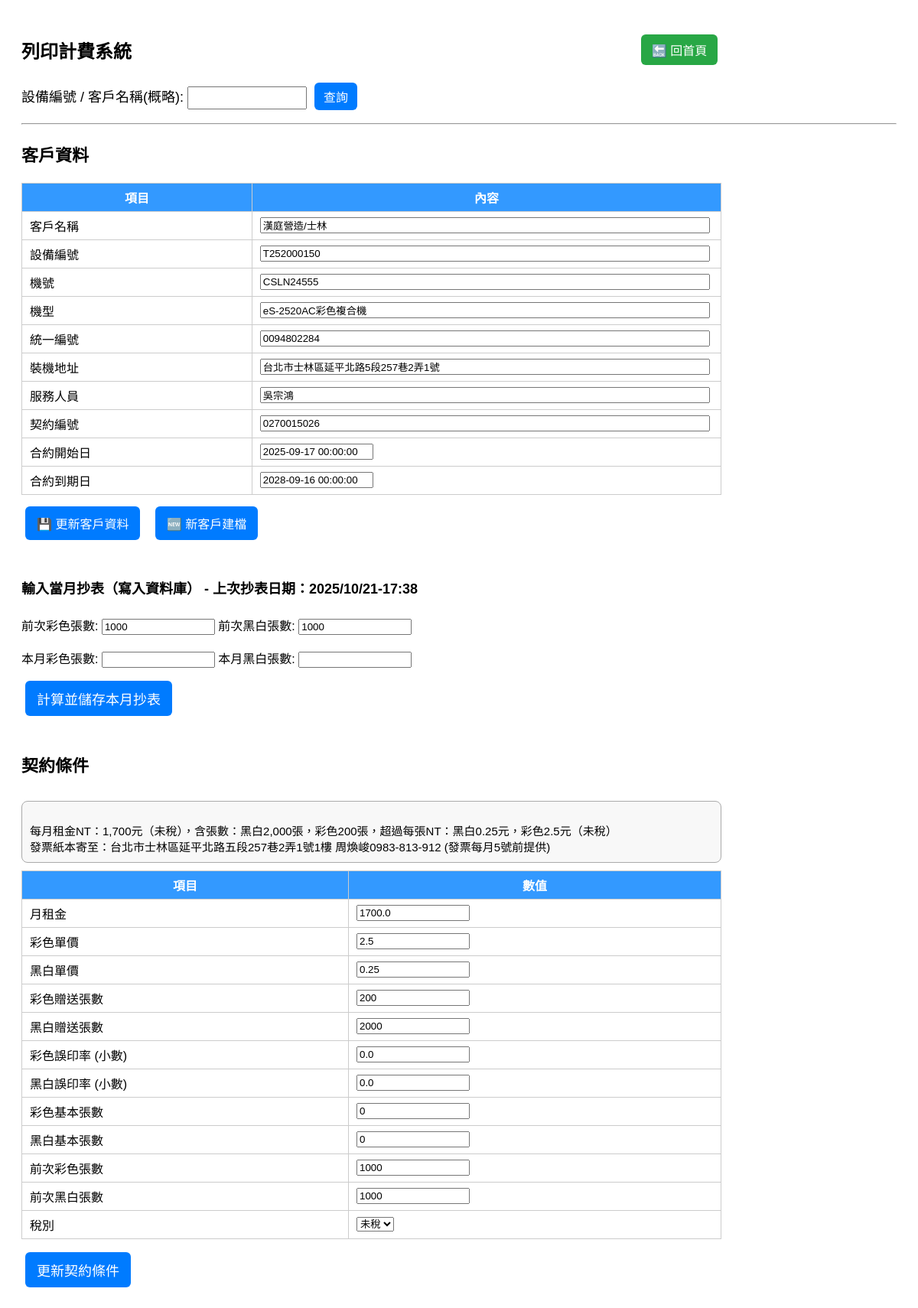
The page /billing/?device_id=T252000150 on the database its author committed.
### tables this page shows
CREATE TABLE customers (
        device_id TEXT PRIMARY KEY,
        customer_name TEXT,
        device_number TEXT,
        machine_model TEXT,
        tax_id TEXT,
        install_address TEXT,
        service_person TEXT,
        contract_number TEXT,
        contract_start TEXT,
        contract_end TEXT
    );

CREATE TABLE usage (
        id INTEGER PRIMARY KEY AUTOINCREMENT,
        device_id TEXT,
        month TEXT,
        color_count INTEGER,
        bw_count INTEGER,
        timestamp TEXT
    );

CREATE TABLE "contracts" (
	"device_id"	TEXT,
	"monthly_rent"	REAL,
	"contra"	TEXT,
	"color_unit_price"	REAL,
	"bw_unit_price"	REAL,
	"color_giveaway"	INTEGER,
	"bw_giveaway"	INTEGER,
	"color_error_rate"	REAL,
	"bw_error_rate"	REAL,
	"color_basic"	INTEGER,
	"bw_basic"	INTEGER,
	"tax_type"	TEXT DEFAULT '含稅',
	"master_device_id"	TEXT,
	PRIMARY KEY("device_id")
);

### modules/billing.py (the view)
@bp.route("/", methods=["GET", "POST"])
def index():
    message = request.args.get("message", "")
    contract, customer, result = None, None, None
    contra_text = ""
    last_color, last_bw, last_time = 0, 0, ""
    matches = []
    if request.method == "POST":
        mode = request.form.get("mode")
        keyword = request.form.get("device_id", "").strip()
        if mode == "query":
            contract, contra_text = get_contract(keyword)
            customer = get_customer(keyword)
            if not contract:
                matches = search_customers_by_name(keyword)
                if matches:
                    message = f"🔍 找到 {len(matches)} 筆相符客戶"
                else:
                    message = f"❌ 找不到設備或客戶：{keyword}"
            else:
                last_color, last_bw, last_time = get_last_counts(keyword)
        elif mode == "calculate":
            device_id = keyword
            contract, contra_text = get_contract(device_id)
            customer = get_customer(device_id)
            if contract:
                last_color, last_bw, last_time = get_last_counts(device_id)
                curr_color = int(request.form.get("curr_color", "0"))
                curr_bw = int(request.form.get("curr_bw", "0"))
                result = calculate(contract, curr_color, curr_bw, last_color, last_bw)
                insert_usage(device_id, curr_color, curr_bw)
            else:
                message = f"❌ 找不到設備 {device_id}"
        elif mode == "update_contract":
            device_id = keyword
            fields = {
                "monthly_rent": float(request.form.get("monthly_rent", "0") or 0),
                "color_unit_price": float(request.form.get("color_unit_price", "0") or 0),
                "bw_unit_price": float(request.form.get("bw_unit_price", "0") or 0),
                "color_giveaway": int(request.form.get("color_giveaway", "0") or 0),
                "bw_giveaway": int(request.form.get("bw_giveaway", "0") or 0),
                "color_error_rate": float(request.form.get("color_error_rate", "0") or 0),
                "bw_error_rate": float(request.form.get("bw_error_rate", "0") or 0),
                "color_basic": int(request.form.get("color_basic", "0") or 0),
                "bw_basic": int(request.form.get("bw_basic", "0") or 0),
                "tax_type": request.form.get("tax_type", "含稅"),
            }
            conn = sqlite3.connect(DB_FILE)
            c = conn.cursor()
            c.execute("""
                UPDATE contracts SET
                    monthly_rent=?, color_unit_price=?, bw_unit_price=?,
                    color_giveaway=?, bw_giveaway=?, color_error_rate=?, bw_error_rate=?,
                    color_basic=?, bw_basic=?, tax_type=?
                WHERE device_id=?""",
                (*fields.values(), device_id))
            conn.commit()
            conn.close()
            return redirect(url_for("billing.index", device_id=device_id, message="✅ 契約條件已更新"))
        elif mode == "update_customer":
            device_id = keyword
            fields = {
                "customer_name": request.form.get("customer_name", "").strip(),
                "device_number": request.form.get("device_number", "").strip(),
                "machine_model": request.form.get("machine_model", "").strip(),
                "tax_id": request.form.get("tax_id", "").strip(),
                "install_address": request.form.get("install_address", "").strip(),
                "service_person": request.form.get("service_person", "").strip(),
                "contract_number": request.form.get("contract_number", "").strip(),
                "contract_start": request.form.get("contract_start", "").strip(),
                "contract_end": request.form.get("contract_end", "").strip(),
            }
            conn = sqlite3.connect(DB_FILE)
            c = conn.cursor()
            c.execute("""
                UPDATE customers SET
                    customer_name=?, device_number=?, machine_model=?, tax_id=?,
                    install_address=?, service_person=?, contract_number=?,
                    contract_start=?, contract_end=?
                WHERE device_id=?
            """, (*fields.values(), device_id))
            conn.commit()
            conn.close()
            return redirect(url_for("billing.index", device_id=device_id, message="✅ 客戶資料已更新"))
        elif mode == "delete_customer":
            device_id = request.form.get("device_id")
            conn = sqlite3.connect(DB_FILE)
            c = conn.cursor()
            c.execute("DELETE FROM customers WHERE device_id=?", (device_id,))
            c.execute("DELETE FROM contracts WHERE device_id=?", (device_id,))
            c.execute("DELETE FROM usage WHERE device_id=?", (device_id,))
            conn.commit()
            conn.close()
            message = f"🗑 已刪除客戶（設備編號：{device_id}）"
        elif mode == "new_customer":
            old_id = request.form.get("device_id")
            new_id = request.form.get("device_id_new", "").strip()
            old_customer = get_customer(old_id)
            old_contract, _ = get_contract(old_id)
            if not old_customer or not old_contract:
                message = f"❌ 找不到原始客戶或契約資料，無法建檔。"
            elif not new_id:
                message = "⚠️ 請輸入新設備編號。"
            else:
                new_fields = {
                    "device_id": new_id,
                    "customer_name": request.form.get("customer_name", "").strip(),
                    "device_number": request.form.get("device_number", "").strip(),
                    "machine_model": request.form.get("machine_model", "").strip(),
                    "tax_id": request.form.get("tax_id", "").strip(),
                    "install_address": request.form.get("install_address", "").strip(),
                    "service_person": request.form.get("service_person", "").strip(),
                    "contract_number": request.form.get("contract_number", "").strip(),
                    "contract_start": request.form.get("contract_start", "").strip(),
                    "contract_end": request.form.get("contract_end", "").strip(),
                }
                conn = sqlite3.connect(DB_FILE)
                c = conn.cursor()
                c.execute("""
                    INSERT INTO customers (
                        device_id, customer_name, device_number, machine_model,
                        tax_id, install_address, service_person,
                        contract_number, contract_start, contract_end
                    ) VALUES (?, ?, ?, ?, ?, ?, ?, ?, ?, ?)
                """, tuple(new_fields.values()))
                c.execute("""
                    INSERT INTO contracts (
                        device_id, monthly_rent, color_unit_price, bw_unit_price,
                        color_giveaway, bw_giveaway, color_error_rate, bw_error_rate,
                        color_basic, bw_basic, tax_type, contra
                    ) VALUES (?, ?, ?, ?, ?, ?, ?, ?, ?, ?, ?, ?)
                """, (
                    new_id,
                    old_contract["monthly_rent"], old_contract["color_unit_price"], old_contract["bw_unit_price"],
                    old_contract["color_giveaway"], old_contract["bw_giveaway"],
                    old_contract["color_error_rate"], old_contract["bw_error_rate"],
                    old_contract["color_basic"], old_contract["bw_basic"],
                    old_contract["tax_type"], old_contract.get("contra", "")
                ))
                conn.commit()
                conn.close()
                return redirect(url_for("billing.index", device_id=new_id, message="✅ 新客戶建檔成功！"))
    elif request.args.get("device_id"):
        q_device = request.args.get("device_id")
        contract, contra_text = get_contract(q_device)
        customer = get_customer(q_device)
        if contract:
            last_color, last_bw, last_time = get_last_counts(q_device)
        else:
            message = f"❌ 找不到設備 {q_device}"
    return render_template("billing_index.html",
                           billing_page=True,
                           contract=contract,
                           contra_text=contra_text,
                           customer=customer,
                           last_color=last_color,
                           last_bw=last_bw,
                           last_time=last_time,
                           result=result,
                           matches=matches,
                           message=message)

### templates/billing_index.html (shortened to what this page needs)
<!DOCTYPE html>
<html lang="zh-TW">
<head>
</head>
<body>
    <div class="header-flex">
        <h2>列印計費系統</h2>
        <a href="/" style="text-decoration:none;">
            <button class="back-btn">🔙 回首頁</button>
        </a>
    </div>
	<form method="POST" style="margin-bottom: 12px;">
		<label class="search-label">設備編號 / 客戶名稱(概略):
			<input type="text" name="device_id" required class="search-input">
		</label>
		<button type="submit" class="search-btn">查詢</button>
	</form>
    {% if contract %}
    <hr>
	{% if customer %}
	<h3 style="font-size:22px;">客戶資料</h3>
	<form method="post" action="{{ url_for('billing.index') }}">
		<table class="contract-table">
			<tr><th>項目</th><th>內容</th></tr>
			<tr><td>客戶名稱</td><td><input type="text" name="customer_name" value="{{ customer.customer_name }}" style="width:98%;"></td></tr>
			<tr><td>設備編號</td><td><input type="text" name="device_id_new" value="{{ customer.device_id }}" style="width:98%;"></td></tr>
			<tr><td>機號</td><td><input type="text" name="device_number" value="{{ customer.device_number }}" style="width:98%;"></td></tr>
			<tr><td>機型</td><td><input type="text" name="machine_model" value="{{ customer.machine_model }}" style="width:98%;"></td></tr>
			<tr><td>統一編號</td><td><input type="text" name="tax_id" value="{{ customer.tax_id }}" style="width:98%;"></td></tr>
			<tr><td>裝機地址</td><td><input type="text" name="install_address" value="{{ customer.install_address }}" style="width:98%;"></td></tr>
			<tr><td>服務人員</td><td><input type="text" name="service_person" value="{{ customer.service_person }}" style="width:98%;"></td></tr>
			<tr><td>契約編號</td><td><input type="text" name="contract_number" value="{{ customer.contract_number }}" style="width:98%;"></td></tr>
			<tr><td>合約開始日</td><td><input type="text" name="contract_start" value="{{ customer.contract_start }}"></td></tr>
			<tr><td>合約到期日</td><td><input type="text" name="contract_end" value="{{ customer.contract_end }}"></td></tr>
		</table>
		<div style="margin-top:10px; text-align:left;">
			<button type="submit" name="mode" value="update_customer" class="btn btn-primary" style="font-size:16px;">💾 更新客戶資料</button>
			<button type="submit" name="mode" value="new_customer" class="btn btn-success" style="font-size:16px; margin-left:10px;">🆕 新客戶建檔</button>
		</div>
	</form>
	{% endif %}
    <form method="POST" style="margin-top:20px;">
        <div class="header-flex" style="font-size:18px;width:80%; margin-top:20px;">
            <h4>輸入當月抄表（寫入資料庫）
            {% if last_time %}
                - 上次抄表日期：{{ last_time }}
            {% endif %}</h4>
        </div>
        <div>
            前次彩色張數: <input type="text" value="{{ last_color }}" readonly>
            前次黑白張數: <input type="text" value="{{ last_bw }}" readonly>
        </div>
        <br>
        <div>
            本月彩色張數: <input type="number" name="curr_color" required>
            本月黑白張數: <input type="number" name="curr_bw" required>
        </div>
        <div style="margin-top:12px;">
            <button type="submit">計算並儲存本月抄表</button>
        </div>
    </form>
    <div class="header-flex" style="width:80%; margin-top:20px;">
        <h3 style="font-size:22px;">契約條件</h3>
    </div>
	{% if contra_text %}
	<div style="width:80%; margin-top:10px;">
		<div style="border: 1px solid #aaa; border-radius: 8px; padding: 10px; font-size: 15px; font-family: 'Microsoft JhengHei', sans-serif; white-space: pre-line; background-color:#f8f8f8;">
			{{ contra_text }}
		</div>
	</div>
	{% endif %}
    <form method="POST" style="margin-top:8px;">
        <table class="contract-table">
            <tr><th>項目</th><th>數值</th></tr>
            <tr><td>月租金</td><td><input type="number" step="0.01" name="monthly_rent" value="{{ contract.monthly_rent }}"></td></tr>
            <tr><td>彩色單價</td><td><input type="number" step="0.01" name="color_unit_price" value="{{ contract.color_unit_price }}"></td></tr>
            <tr><td>黑白單價</td><td><input type="number" step="0.01" name="bw_unit_price" value="{{ contract.bw_unit_price }}"></td></tr>
            <tr><td>彩色贈送張數</td><td><input type="number" name="color_giveaway" value="{{ contract.color_giveaway }}"></td></tr>
            <tr><td>黑白贈送張數</td><td><input type="number" name="bw_giveaway" value="{{ contract.bw_giveaway }}"></td></tr>
            <tr><td>彩色誤印率 (小數)</td><td><input type="number" step="0.0001" name="color_error_rate" value="{{ contract.color_error_rate }}"></td></tr>
            <tr><td>黑白誤印率 (小數)</td><td><input type="number" step="0.0001" name="bw_error_rate" value="{{ contract.bw_error_rate }}"></td></tr>
            <tr><td>彩色基本張數</td><td><input type="number" name="color_basic" value="{{ contract.color_basic }}"></td></tr>
            <tr><td>黑白基本張數</td><td><input type="number" name="bw_basic" value="{{ contract.bw_basic }}"></td></tr>
            <tr><td>前次彩色張數</td><td><input type="text" value="{{ last_color }}" readonly></td></tr>
            <tr><td>前次黑白張數</td><td><input type="text" value="{{ last_bw }}" readonly></td></tr>
            <tr><td>稅別</td>
                <td>
                    <select name="tax_type">
                        <option value="未稅" {% if contract.tax_type == "未稅" %}selected{% endif %}>未稅</option>
                    </select>
                </td>
            </tr>
        </table>
        <div style="margin-top:12px;">
            <button type="submit">更新契約條件</button>
        </div>
    </form>
    {% endif %}
</body>
</html>

### rows shown on the page
customers: customer_name "漢庭營造/士林", device_id_new "T252000150", device_number "CSLN24555", machine_model "eS-2520AC彩色複合機", tax_id "0094802284", install_address "台北市士林區延平北路5段257巷2弄1號", service_person "吳宗鴻", contract_number "0270015026", contract_start "2025-09-17 00:00:00", contract_end "2028-09-16 00:00:00"
usage: timestamp "2025/10/21-17:38", color_count "1000", bw_count "1000"
contracts: contra "每月租金NT：1,700元（未稅），含張數：黑白2,000張，彩色200張，超過每張NT：黑白0.25元，彩色2.5元（未稅） 發票紙本寄至：台北市士林區延平北路五段257巷2弄1號1樓 周煥峻0983-813-912 (發票每月5號前提供)", monthly_rent "1700.0", color_unit_price "2.5", bw_unit_price "0.25", color_giveaway "200", bw_giveaway "2000", color_error_rate "0.0", bw_error_rate "0.0", color_basic "0", bw_basic "0", tax_type "未稅"
